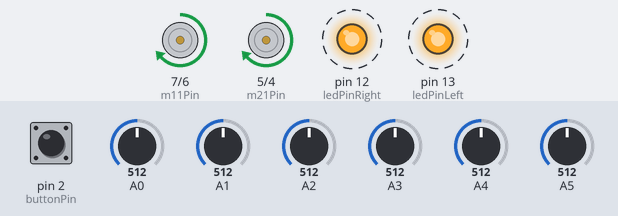
The sketch below on a simulated Arduino Uno, built with avr-gcc and run on an emulated ATmega328P. Parts: motor-driver pin pairs drawn as motors (green arrow = first pin HIGH = forward, orange = second pin HIGH = backward, longer = more drive, scaled by the enable pin), output pins drawn as LEDs (lit = HIGH). Dashed ring = blinking. Inputs (shaded band) come from the test bench; at power-on: pin 2 (buttonPin) HIGH, A0 = 512, A5 = 512, A1 = 512, A2 = 512, A3 = 512, A4 = 512. EEPROM starts erased.

Above: at 1.29 s.
1.3 s: pin 2 (buttonPin) pulled LOW for 0.15 s
At 1.7 s:
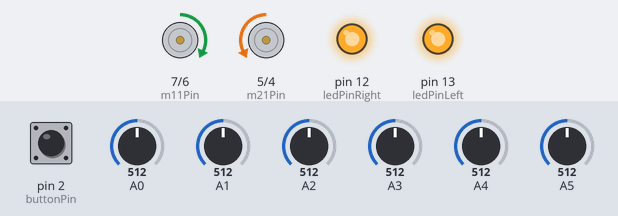
2.9 s: A0 set to 690
4.4 s: A0 set to 719
At 5.5 s:
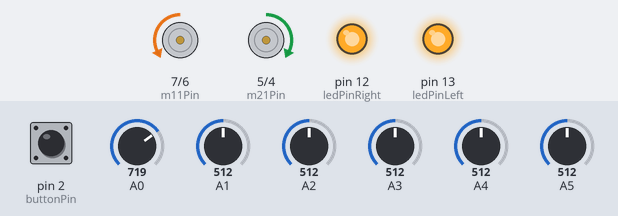
5.9 s: A5 set to 684
7.4 s: A5 set to 719
At 7.76 s:
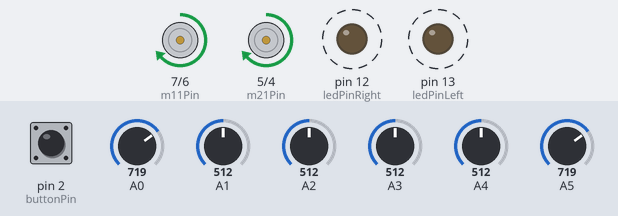
10.4 s: A0 set to 30
At 10.78 s:
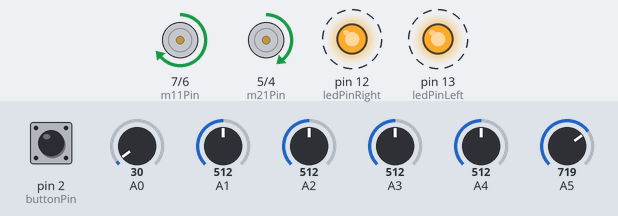
Timing chart, 0 to 14.4 s (numbered marks = the images above; inputs shaded):
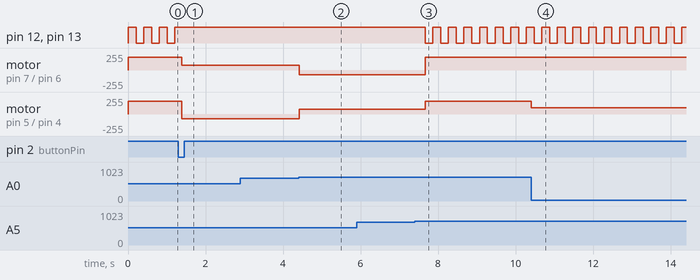

Measured:
- the behaviour switches between 700 and 701 on A0 (found by bisection; images 1 and 2)
- the behaviour switches between 700 and 701 on A5 (found by bisection; images 2 and 3)
- after the input at 1.3 s, pin 12 (ledPinRight), pin 13 (ledPinLeft): stops changing and stays HIGH; motor on pin 7 (m11Pin) / pin 6 (m12Pin): forward 190/255 → forward 70/255 after 0.08 s; motor on pin 5 (m21Pin) / pin 4 (m22Pin): forward 190/255 → backward 70/255 after 0.08 s
- after the input at 2.9 s, every drawn part: stays the same
- after the input at 4.4 s, motor on pin 7 (m11Pin) / pin 6 (m12Pin): forward 70/255 → backward 70/255 at once; motor on pin 5 (m21Pin) / pin 4 (m22Pin): backward 70/255 → forward 70/255 at once
- after the input at 5.9 s, every drawn part: stays the same
- after the input at 7.4 s, pin 12 (ledPinRight), pin 13 (ledPinLeft): alternates HIGH for 0.20 s and LOW for 0.20 s, starting after 0.26 s; motor on pin 7 (m11Pin) / pin 6 (m12Pin): backward 70/255 → forward 190/255 after 0.26 s; motor on pin 5 (m21Pin) / pin 4 (m22Pin): forward 70/255 → forward 190/255 after 0.26 s
- after the input at 10.4 s, motor on pin 5 (m21Pin) / pin 4 (m22Pin): forward 190/255 → forward 95/255 at once
- by itself, pin 12 (ledPinRight), pin 13 (ledPinLeft): alternates HIGH for 0.20 s and LOW for 0.20 s

The sketch:

linefollower.ino
```cpp
#include <QTRSensors.h>
#include <EEPROM.h>

const int buttonPin = 2;
const int m11Pin = 7;
const int m12Pin = 6;
const int m21Pin = 5;
const int m22Pin = 4;
const int m1Enable = 11;
const int m2Enable = 10;
const int ledPinRight = 12;
const int ledPinLeft = 13;

int m1Speed = 0;
int m2Speed = 0;

float kp = 4.5;
float ki = 0;
float kd = 0;

float p = 0;
float i = 0;
float d = 0;

float error = 0;
float lastError = 0;

float pThreshold = 40;

const int maxSpeed = 255;
const int minSpeed = -255;

const int baseSpeed = 190;

const int calibrateSpeed = 50;
const unsigned long calibrateTime = 250;
const int calibrateMoves = 24;
QTRSensors qtr;

byte rightLedState = HIGH;
byte leftLedState = HIGH;

const int blinkDuration = 200;
unsigned long blinkStartLeft = 0;
unsigned long blinkStartRight = 0;


const int sensorCount = 6;
int sensorValues[sensorCount];

int calibratedMinValues[sensorCount];
int calibratedMaxValues[sensorCount];

int sensors[sensorCount] = { 0, 0, 0, 0, 0, 0 };
const unsigned short int sensorAddress[] = { 0, 32, 64, 96, 128, 160, 192, 224, 256, 288, 320, 352 };

byte buttonState = HIGH;
bool buttonPressed = false;

unsigned long lastDebounceTime = 0;
unsigned int debounceDelay = 50;
byte lastReading = LOW;
byte reading = LOW;


void setup() {
  pinMode(buttonPin, INPUT_PULLUP);
  pinMode(m11Pin, OUTPUT);
  pinMode(m12Pin, OUTPUT);
  pinMode(m21Pin, OUTPUT);
  pinMode(m22Pin, OUTPUT);
  pinMode(m1Enable, OUTPUT);
  pinMode(m2Enable, OUTPUT);
  pinMode(ledPinRight, OUTPUT);
  pinMode(ledPinLeft, OUTPUT);

  qtr.setTypeAnalog();
  qtr.setSensorPins((const uint8_t[]){ A0, A1, A2, A3, A4, A5 }, sensorCount);

  pinMode(LED_BUILTIN, OUTPUT);
  Serial.begin(9600);

  digitalWrite(LED_BUILTIN, HIGH);

  digitalWrite(ledPinLeft, leftLedState);
  digitalWrite(ledPinRight, rightLedState);

  getSensorsValues();

  digitalWrite(LED_BUILTIN, LOW);
  setMotorSpeed(0, 0);
}


void loop() {
  debounce();

  blink(rightLedState, blinkStartRight);
  blink(leftLedState, blinkStartLeft);

  float error = map(qtr.readLineBlack(sensorValues), 0, 5000, -pThreshold, pThreshold);

  int motorSpeedDiff = pidControl(error);

  CalculateSpeed(error, motorSpeedDiff);

  digitalWrite(ledPinLeft, leftLedState);
  digitalWrite(ledPinRight, rightLedState);

  setMotorSpeed(m1Speed, m2Speed);
}

void setMotorSpeed(int motor1Speed, int motor2Speed) {
  if (motor1Speed == 0) {
    digitalWrite(m11Pin, LOW);
    digitalWrite(m12Pin, LOW);
    analogWrite(m1Enable, motor1Speed);
  } else {
    if (motor1Speed > 0) {
      digitalWrite(m11Pin, HIGH);
      digitalWrite(m12Pin, LOW);
      analogWrite(m1Enable, motor1Speed);
    }
    if (motor1Speed < 0) {
      digitalWrite(m11Pin, LOW);
      digitalWrite(m12Pin, HIGH);
      analogWrite(m1Enable, -motor1Speed);
    }
  }
  if (motor2Speed == 0) {
    digitalWrite(m21Pin, LOW);
    digitalWrite(m22Pin, LOW);
    analogWrite(m2Enable, motor2Speed);
  } else {
    if (motor2Speed > 0) {
      digitalWrite(m21Pin, HIGH);
      digitalWrite(m22Pin, LOW);
      analogWrite(m2Enable, motor2Speed);
    }
    if (motor2Speed < 0) {
      digitalWrite(m21Pin, LOW);
      digitalWrite(m22Pin, HIGH);
      analogWrite(m2Enable, -motor2Speed);
    }
  }
}

void customCalibrate() {
  int ct = 0;
  int state = 0;
  while (ct <= 6) {
    qtr.calibrate();
    qtr.read(sensorValues);
    if (state == 0) {  // RIGHT
      if (sensorValues[0] < 700) {
        setMotorSpeed(70, -70);
      } else {
        state = 1;
      }
    }
    if (state == 1) {  // LEFT
      if (sensorValues[5] < 700) {
        setMotorSpeed(-70, 70);
      } else {
        state = 0;
        ct++;
      }
    }
  }
  putSensorsValues();
}

int pidControl(float error) {
  int errorAbs = abs(error);

  p = error;
  i = i + error;
  d = error - lastError;

  if (errorAbs >= 0 && errorAbs < 5) {
    kd = 5;
  }
  if (errorAbs >= 5 && errorAbs < 10) {
    kd = 4;
  }
  if (errorAbs >= 10 && errorAbs < 15) {
    kd = 5;
  }
  if (errorAbs >= 15 && errorAbs < 20) {
    kd = 4.9;
  }
  if (errorAbs >= 20 && errorAbs < 25) {
    kd = 3.4;
  }
  if (errorAbs >= 25 && errorAbs < 30) {
    kd = 3.5;
  }
  if (errorAbs >= 30 && errorAbs < 35) {
    kd = 2;
  }
  if (errorAbs >= 35 && errorAbs < 40) {
    kd = 1.5;
  }

  int motorSpeedDiff = kp * p + ki * i + kd * d;

  return motorSpeedDiff;
}

void CalculateSpeed(float error, int motorSpeedDiff) {
  m1Speed = baseSpeed;
  m2Speed = baseSpeed;

  if (error < 0) {
    m1Speed += motorSpeedDiff;
  } else if (error > 0) {
    m2Speed -= motorSpeedDiff;
  }

  m1Speed = constrain(m1Speed, minSpeed, maxSpeed);
  m2Speed = constrain(m2Speed, minSpeed, maxSpeed);
}

void blink(byte &ledState, unsigned long &blinkStart) {
  if (millis() - blinkStart >= blinkDuration) {
    ledState = !ledState;
    blinkStart = millis();
  }
}

void getSensorsValues() {
  if (qtr.calibrationOn.initialized) {
    return;
  }
  uint16_t *oldMaximum = qtr.calibrationOn.maximum;
  qtr.calibrationOn.maximum = (uint16_t *)realloc(qtr.calibrationOn.maximum, sizeof(uint16_t) * sensorCount);
  if (qtr.calibrationOn.maximum == nullptr) {
    free(oldMaximum);
    return;
  }

  uint16_t *oldMinimum = qtr.calibrationOn.minimum;
  qtr.calibrationOn.minimum = (uint16_t *)realloc(qtr.calibrationOn.minimum, sizeof(uint16_t) * sensorCount);
  if (qtr.calibrationOn.minimum == nullptr) {
    free(oldMinimum);
    return;
  }
  for (int i = 0; i < 6; i++) {
    EEPROM.get(sensorAddress[i * 2], qtr.calibrationOn.minimum[i]);
    EEPROM.get(sensorAddress[i * 2 + 1], qtr.calibrationOn.maximum[i]);
  }
  qtr.calibrationOn.initialized = true;
}

void putSensorsValues() {
  for (int i = 0; i < 6; i++) {
    EEPROM.put(sensorAddress[i * 2], qtr.calibrationOn.minimum[i]);
    EEPROM.put(sensorAddress[i * 2 + 1], qtr.calibrationOn.maximum[i]);
  }
}

void debounce() {
  reading = digitalRead(buttonPin);

  if (reading != lastReading) {
    lastDebounceTime = millis();
  }
  if ((millis() - lastDebounceTime) > debounceDelay) {
    buttonState = reading;

    if (buttonState == LOW && !buttonPressed) {
      customCalibrate();
      buttonPressed = true;
    }
  }
  lastReading = reading;
}
```
